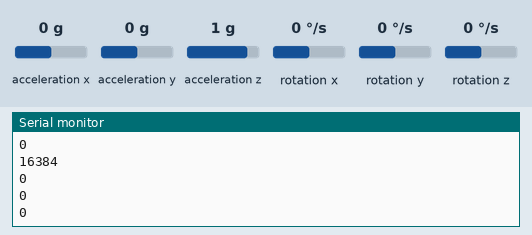
The sketch below on a simulated Arduino Uno, built with avr-gcc and run on an emulated ATmega328P. Shown: the last lines printed to the serial monitor. Inputs (shaded band) come from the test bench; at power-on: acceleration z 1 g, acceleration x 0 g, acceleration y 0 g, rotation x 0 °/s, rotation y 0 °/s, rotation z 0 °/s.

Above: at 1.2 s.
1.3 s: acceleration z set to -1.4 g
At 4.09 s:
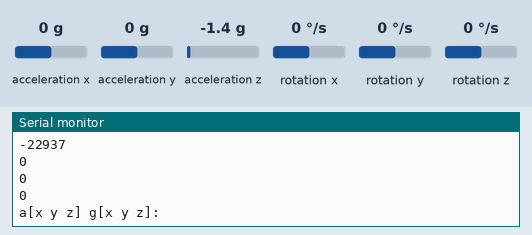
4.3 s: acceleration x set to -0.8 g
5.8 s: acceleration y set to 0.8 g
7.3 s: rotation x set to -192 °/s
At 7.46 s:
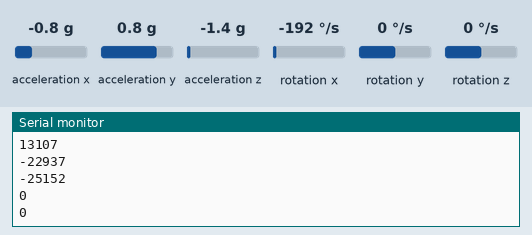
8.8 s: rotation y set to -100 °/s
At 8.93 s:
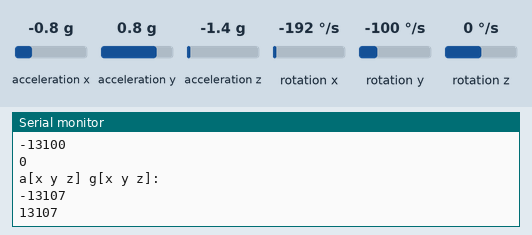
Timing chart, 0 to 11.3 s (numbered marks = the images above; inputs shaded):
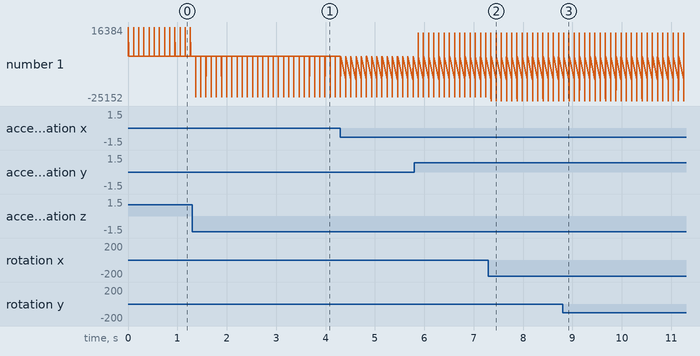

The sketch:

ACELEROMETRO.ino
```cpp
// Librerias I2C para controlar el mpu6050
// la libreria MPU6050.h necesita I2Cdev.h, I2Cdev.h necesita Wire.h
#include "I2Cdev.h"
#include "MPU6050.h"
#include "Wire.h"

// La dirección del MPU6050 puede ser 0x68 o 0x69, dependiendo
// del estado de AD0. Si no se especifica, 0x68 estará implicito
MPU6050 sensor;

// Valores RAW (sin procesar) del acelerometro y giroscopio en los ejes x,y,z
int ax, ay, az;
int gx, gy, gz;

void setup() {
  Serial.begin(57600);    //Iniciando puerto serial
  Wire.begin();           //Iniciando I2C
  sensor.initialize();    //Iniciando el sensor

  if (sensor.testConnection()) Serial.println("Sensor iniciado correctamente");
  else Serial.println("Error al iniciar el sensor");
}

void loop() {
  // Leer las aceleraciones y velocidades angulares
  sensor.getAcceleration(&ax, &ay, &az);
  sensor.getRotation(&gx, &gy, &gz);

  //Mostrar las lecturas separadas por un [tab]
  Serial.print("a[x y z] g[x y z]:\n");
  Serial.print(ax); Serial.print("\n");
  Serial.print(ay); Serial.print("\n");
  Serial.print(az); Serial.print("\n");
  Serial.print(gx); Serial.print("\n");
  Serial.print(gy); Serial.print("\n");
  Serial.println(gz);

  delay(100);
}
```

Measured:
- after the input at 1.3 s, the serial monitor: prints a new line after 0.07 s (image 1)
- after the input at 7.3 s, the serial monitor: prints a new line after 0.05 s (image 2)
- after the input at 8.8 s, the serial monitor: prints a new line at once (image 3)
